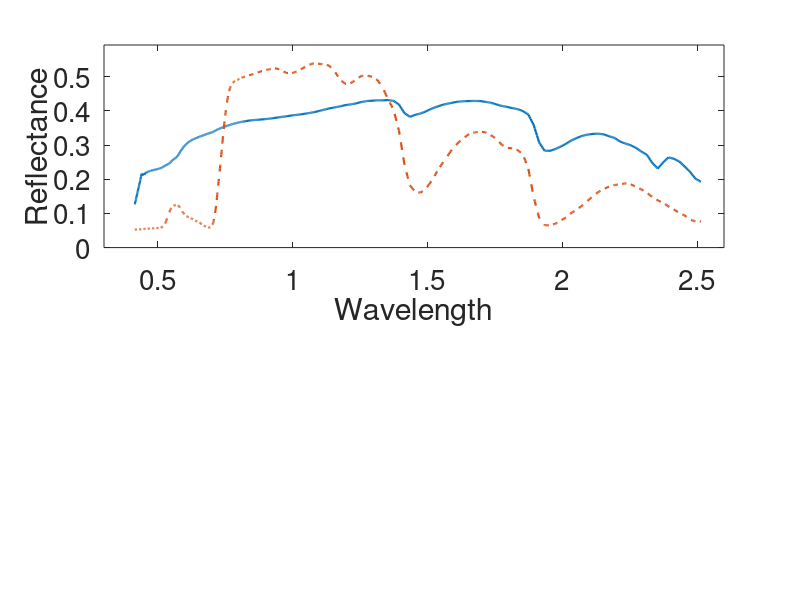

Write MATLAB code to recreate this figure. (Note: this script raises an error after producing the figure.)
clc
clear all
close all

% loading: endmember spectra
spectra = load ('spectra.txt');
spectra = spectra-min(spectra(:));
[L tmp] = size(spectra);
N_spectra = tmp-1;

% wavelength
wave = spectra(:,1);

% matrix of all the spectra
M_all = spectra(:,2:end);

% step for the number of bands
p=1;

% vector of the endmember chosen for the mixture
endm_chosen = [1 2];
M = M_all(1:p:end,endm_chosen);

% L = number of bands
% R = number of endmembers 
[L R] = size(M);

figure
subplot(2,1,1)
for i=1:R
    hold on
    switch i 
        case 1
            motif = '-';
        case 2
            motif = '--';
        case 3
            motif = ':';
        case 4
            motif = '-:';
    end
    set(gca,'box','on')
    set(gca,'fontsize',20)
    plot(wave,M(:,i),motif,'linewidth',1.6)    
    hold off
end
ylabel('Reflectance')
xlabel('Wavelength')
axis([0.3 2.6 0 1.1*max(M(:,2))])

% number of pixels
N_pixels = 1;

alphaPlus = [0.3 0.7];

y = zeros(L,N_pixels);
Mplus = zeros(L,R);

% endmember variance
s = 0.005; 


% resulting signal
% endmember vector construction
for r=1:R
    Mplus(:,r)=multrandn(M(:,r), s*eye(L),1);    
end   
y = Mplus*alphaPlus';

SNR = 10*log10((norm(M*alphaPlus')^2)/(L*s*(sum(alphaPlus.^2))))

%%

% Markov chain length
Nmc = 10000;

% number of burn-in period
Nbi = 1000;

% Unmixing procedure
tic
[TalphaPlus,Tsigma2r] = unmixing(y,M,Nmc,Nbi);
toc
%%
% exploitation

% abundances
 result = exploitation(TalphaPlus,Nbi,Nmc); 
 %variance
 result = exploitation_sigma(Tsigma2r,Nbi,Nmc);
